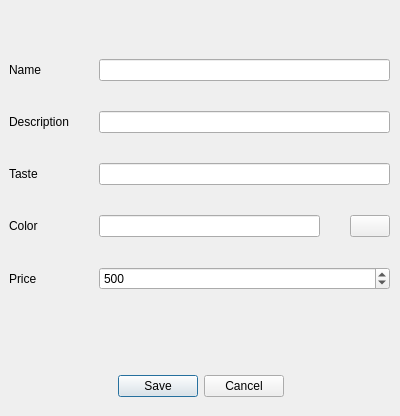
<?xml version="1.0" encoding="UTF-8"?>
<ui version="4.0">
 <class>AddDialog</class>
 <widget class="QDialog" name="AddDialog">
  <property name="geometry">
   <rect>
    <x>0</x>
    <y>0</y>
    <width>400</width>
    <height>416</height>
   </rect>
  </property>
  <property name="windowTitle">
   <string>Add Cake</string>
  </property>
  <widget class="QDialogButtonBox" name="buttonBox">
   <property name="geometry">
    <rect>
     <x>30</x>
     <y>370</y>
     <width>341</width>
     <height>32</height>
    </rect>
   </property>
   <property name="orientation">
    <enum>Qt::Horizontal</enum>
   </property>
   <property name="standardButtons">
    <set>QDialogButtonBox::Cancel|QDialogButtonBox::Save</set>
   </property>
   <property name="centerButtons">
    <bool>true</bool>
   </property>
  </widget>
  <widget class="QWidget" name="formLayoutWidget">
   <property name="geometry">
    <rect>
     <x>9</x>
     <y>9</y>
     <width>381</width>
     <height>351</height>
    </rect>
   </property>
   <layout class="QFormLayout" name="formLayout">
    <property name="horizontalSpacing">
     <number>30</number>
    </property>
    <property name="verticalSpacing">
     <number>30</number>
    </property>
    <property name="topMargin">
     <number>50</number>
    </property>
    <item row="0" column="0">
     <widget class="QLabel" name="nameLabel">
      <property name="text">
       <string>Name</string>
      </property>
     </widget>
    </item>
    <item row="0" column="1">
     <widget class="QLineEdit" name="nameLineEdit"/>
    </item>
    <item row="1" column="0">
     <widget class="QLabel" name="descriptionLabel">
      <property name="text">
       <string>Description</string>
      </property>
     </widget>
    </item>
    <item row="1" column="1">
     <widget class="QLineEdit" name="descriptionLineEdit"/>
    </item>
    <item row="2" column="0">
     <widget class="QLabel" name="tasteLabel">
      <property name="text">
       <string>Taste</string>
      </property>
     </widget>
    </item>
    <item row="2" column="1">
     <widget class="QLineEdit" name="tasteLineEdit"/>
    </item>
    <item row="3" column="0">
     <widget class="QLabel" name="label">
      <property name="text">
       <string>Color</string>
      </property>
     </widget>
    </item>
    <item row="3" column="1">
     <layout class="QHBoxLayout" name="horizontalLayout_2">
      <item>
       <widget class="QLineEdit" name="colorLineEdit">
        <property name="readOnly">
         <bool>true</bool>
        </property>
       </widget>
      </item>
      <item>
       <widget class="QPushButton" name="colorButton">
        <property name="maximumSize">
         <size>
          <width>100</width>
          <height>16777215</height>
         </size>
        </property>
        <property name="text">
         <string/>
        </property>
       </widget>
      </item>
     </layout>
    </item>
    <item row="4" column="0">
     <widget class="QLabel" name="priceLabel">
      <property name="text">
       <string>Price</string>
      </property>
     </widget>
    </item>
    <item row="4" column="1">
     <widget class="QSpinBox" name="priceSpinBox">
      <property name="maximum">
       <number>100000</number>
      </property>
      <property name="singleStep">
       <number>100</number>
      </property>
      <property name="value">
       <number>500</number>
      </property>
     </widget>
    </item>
   </layout>
  </widget>
 </widget>
 <resources/>
 <connections>
  <connection>
   <sender>buttonBox</sender>
   <signal>accepted()</signal>
   <receiver>AddDialog</receiver>
   <slot>accept()</slot>
   <hints>
    <hint type="sourcelabel">
     <x>248</x>
     <y>254</y>
    </hint>
    <hint type="destinationlabel">
     <x>157</x>
     <y>274</y>
    </hint>
   </hints>
  </connection>
  <connection>
   <sender>buttonBox</sender>
   <signal>rejected()</signal>
   <receiver>AddDialog</receiver>
   <slot>reject()</slot>
   <hints>
    <hint type="sourcelabel">
     <x>316</x>
     <y>260</y>
    </hint>
    <hint type="destinationlabel">
     <x>286</x>
     <y>274</y>
    </hint>
   </hints>
  </connection>
 </connections>
</ui>
